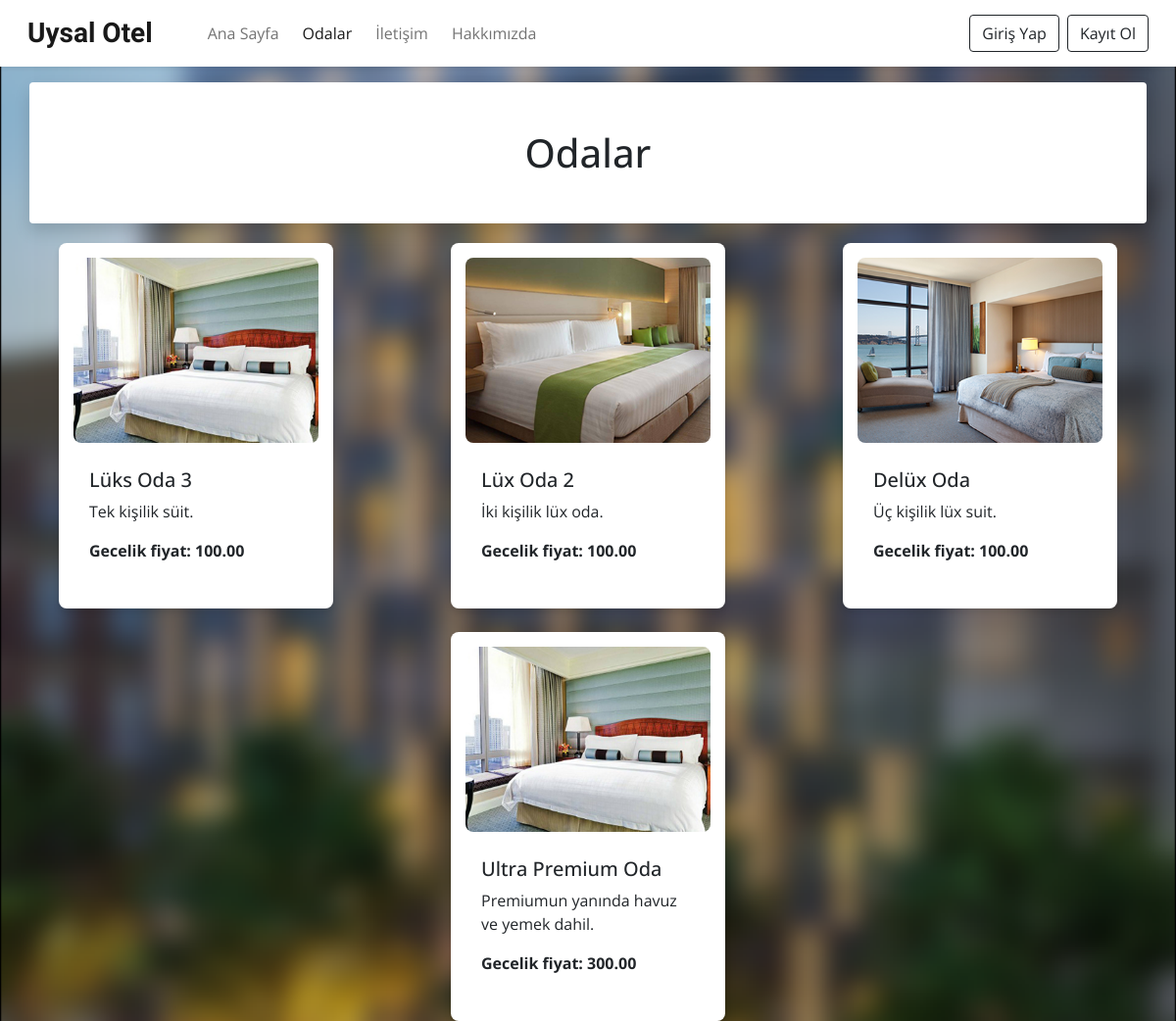
/odalar.php, run on the app's committed database.
### tables this page shows
CREATE TABLE `odalar` (
  `oda_id` int(11) NOT NULL,
  `oda_adi` varchar(100) NOT NULL,
  `oda_tipi` varchar(50) NOT NULL,
  `oda_aciklamasi` text DEFAULT NULL,
  `oda_fiyat` decimal(10,2) NOT NULL,
  `oda_kapasitesi` int(11) NOT NULL,
  `mevcutluk` tinyint(1) NOT NULL DEFAULT 1,
  `oda_resim` varchar(255) DEFAULT NULL
);

### odalar.php (the view, shortened to what this page needs)
<!DOCTYPE html>
<html>
<head>
    <link href="https://cdn.jsdelivr.net/npm/bootstrap@5.0.2/dist/css/bootstrap.min.css" rel="stylesheet">
    <link rel="stylesheet" href="https://cdnjs.cloudflare.com/ajax/libs/intl-tel-input/17.0.8/css/intlTelInput.css"/>
    <link rel="stylesheet" href="https://cdn.jsdelivr.net/npm/bootstrap-icons@1.11.2/font/bootstrap-icons.min.css">
    <link rel="stylesheet" href="css/odalar.css">
</head>
<body>
<?php
include 'php/navbar.php';
?>
<?php
$sunucuadi = "localhost";
$kadi = "root";
$sifre = "";
$vtadi = "uysalotel";
try {
    $conn = new PDO("mysql:host=$sunucuadi;dbname=$vtadi", $kadi, $sifre);
    $conn->setAttribute(PDO::ATTR_ERRMODE, PDO::ERRMODE_EXCEPTION);
    $stmt = $conn->prepare("SELECT * FROM odalar");
    $stmt->execute();
    $odalar = $stmt->fetchAll(PDO::FETCH_ASSOC);
} catch(PDOException $e) {
    echo "Bağlantı hatası: " . $e->getMessage();
}
?>
<div class="container mb-3">
    <div class="row">
        <div class="bg-white shadow rounded">
            <h1 class="text-center mt-5 mb-5 ">Odalar</h1>
        </div>
    </div>
</div>
<main class="container-fluid">
    <div class="row row-cols-1 row-cols-md-3 g-4 justify-content-center">
        <?php
        if (!empty($odalar)) {
            foreach ($odalar as $oda) {
                echo "<div class='col'>";
                echo "<div class='h-100 room mb-3 mx-5'>";
                echo "<img src='images/rooms/{$oda['oda_resim']}' class='card-img-top' alt='{$oda['oda_adi']}'>";
                echo "<div class='card-body'>";
                echo "<h5 class='card-title'>{$oda['oda_adi']}</h5>";
                echo "<p class='card-text'>{$oda['oda_aciklamasi']}</p>";
                echo "<p class='card-text' style='font-weight: bold;'>Gecelik fiyat: {$oda['oda_fiyat']}</p>";
                echo "</div>";
                echo "</div>";
                echo "</div>";
            }
        } else {
            echo "<p>Odalar bulunamadı.</p>";
        }
        ?>
    </div>
</main>
</body>
</html>

### css/odalar.css (style rules this page uses)
* { font-family: 'Open Sans', sans-serif; }
body { background-image: url("../images/background/background.png"); height: 100%; background-position: center; background-repeat: no-repeat; background-size: cover; }
main { display: flex; flex-wrap: wrap; justify-content: space-between; margin-top: 20px; }
.room { background-color: #fff; border-radius: 8px; box-shadow: 0 4px 6px rgba(0, 0, 0, 0.1); padding: 15px; margin-bottom: 20px; box-sizing: border-box; }
.room:nth-child(3n+1) { margin-right: 0; }
.room img { width: 100%; border-radius: 8px; margin-bottom: 10px; }

### data on the page
odalar: oda_resim (picture), oda_adi "Lüks Oda 3", oda_aciklamasi "Tek kişilik süit.", oda_fiyat "100.00"
odalar: oda_resim (picture), oda_adi "Lüx Oda 2", oda_aciklamasi "İki kişilik lüx oda.", oda_fiyat "100.00"
odalar: oda_resim (picture), oda_adi "Delüx Oda", oda_aciklamasi "Üç kişilik lüx suit.", oda_fiyat "100.00"
odalar: oda_resim (picture), oda_adi "Ultra Premium Oda", oda_aciklamasi "Premiumun yanında havuz ve yemek dahil.", oda_fiyat "300.00"
